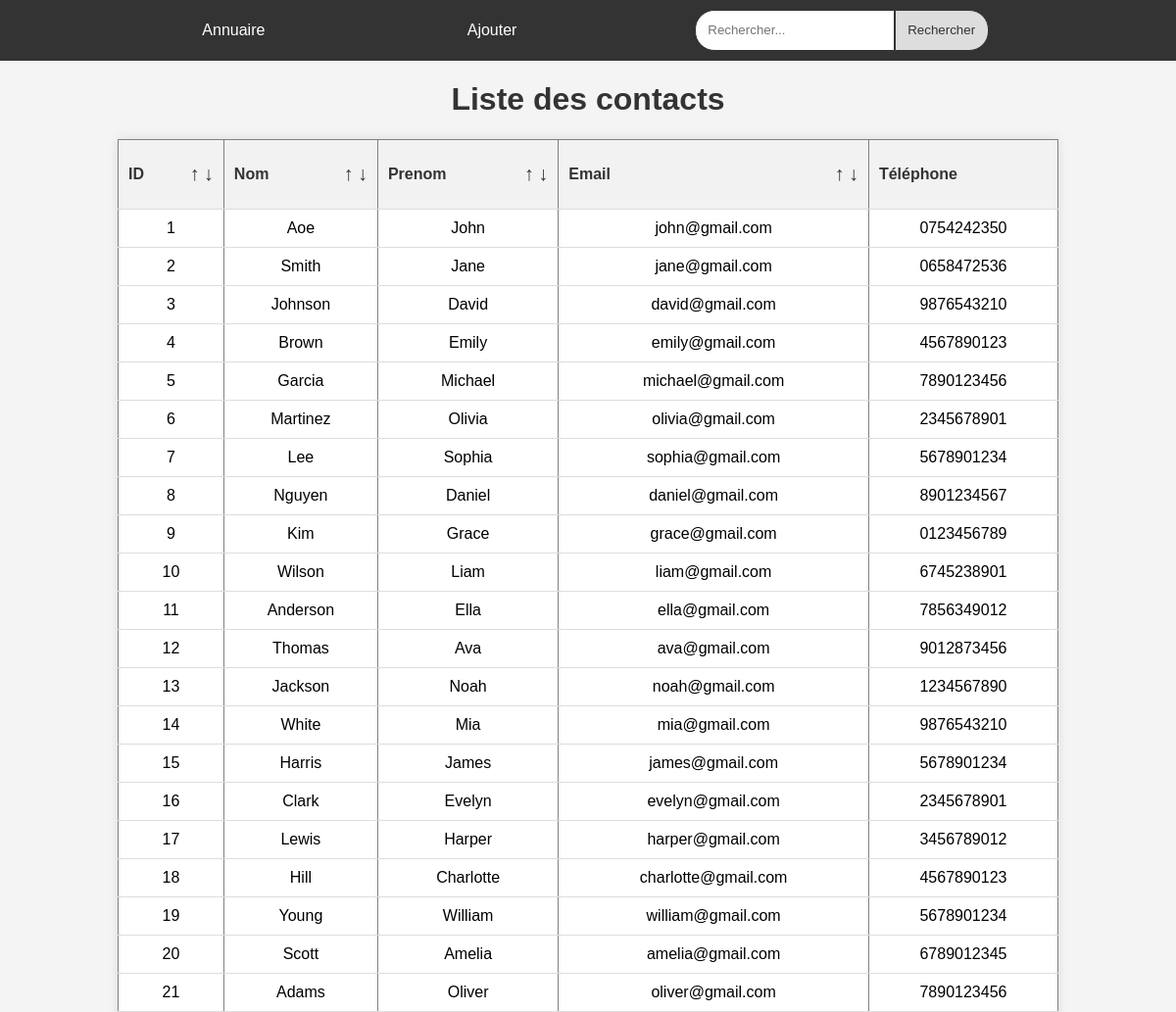
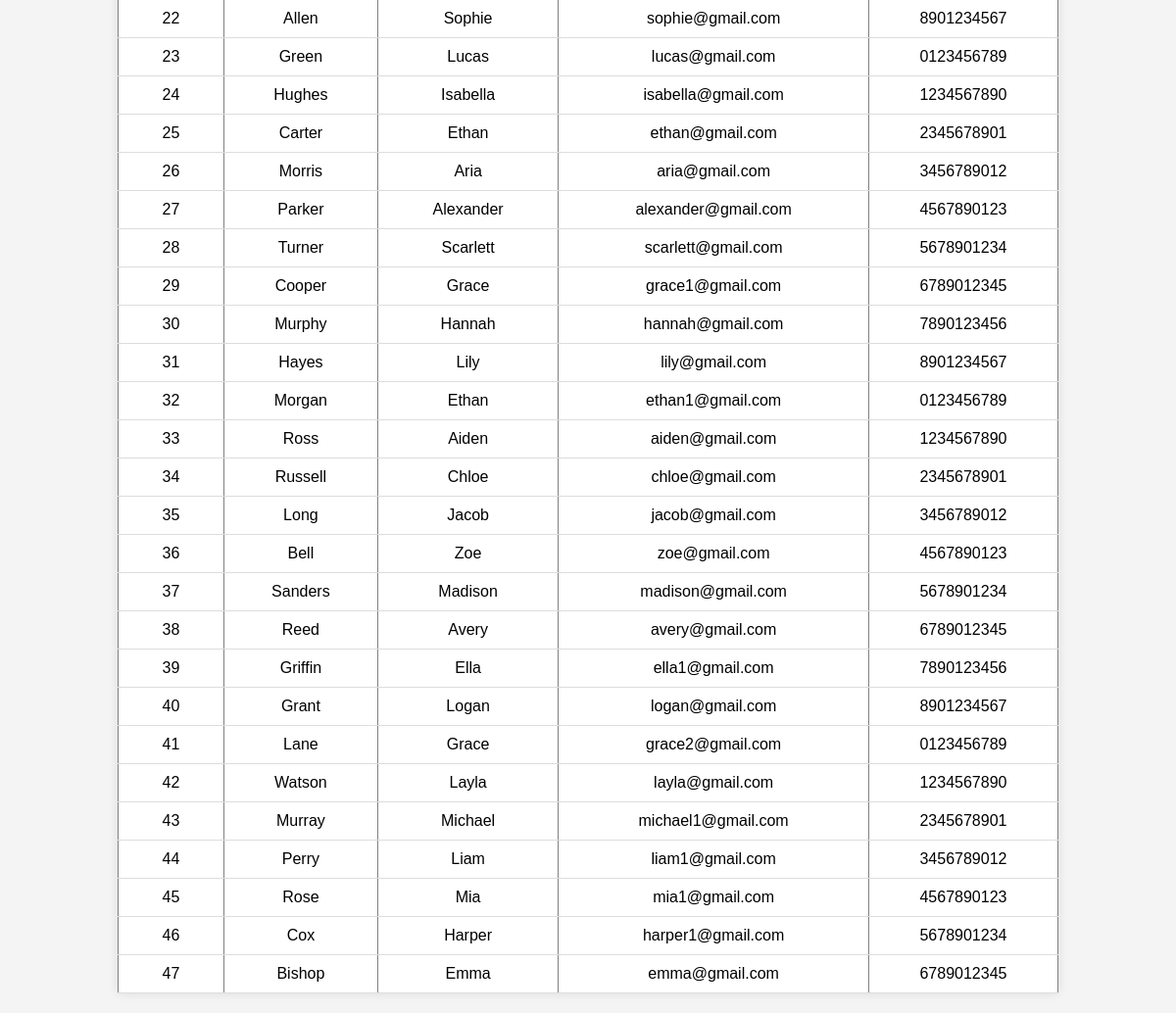
Before: / with the older database file (2 pictures, top to bottom).
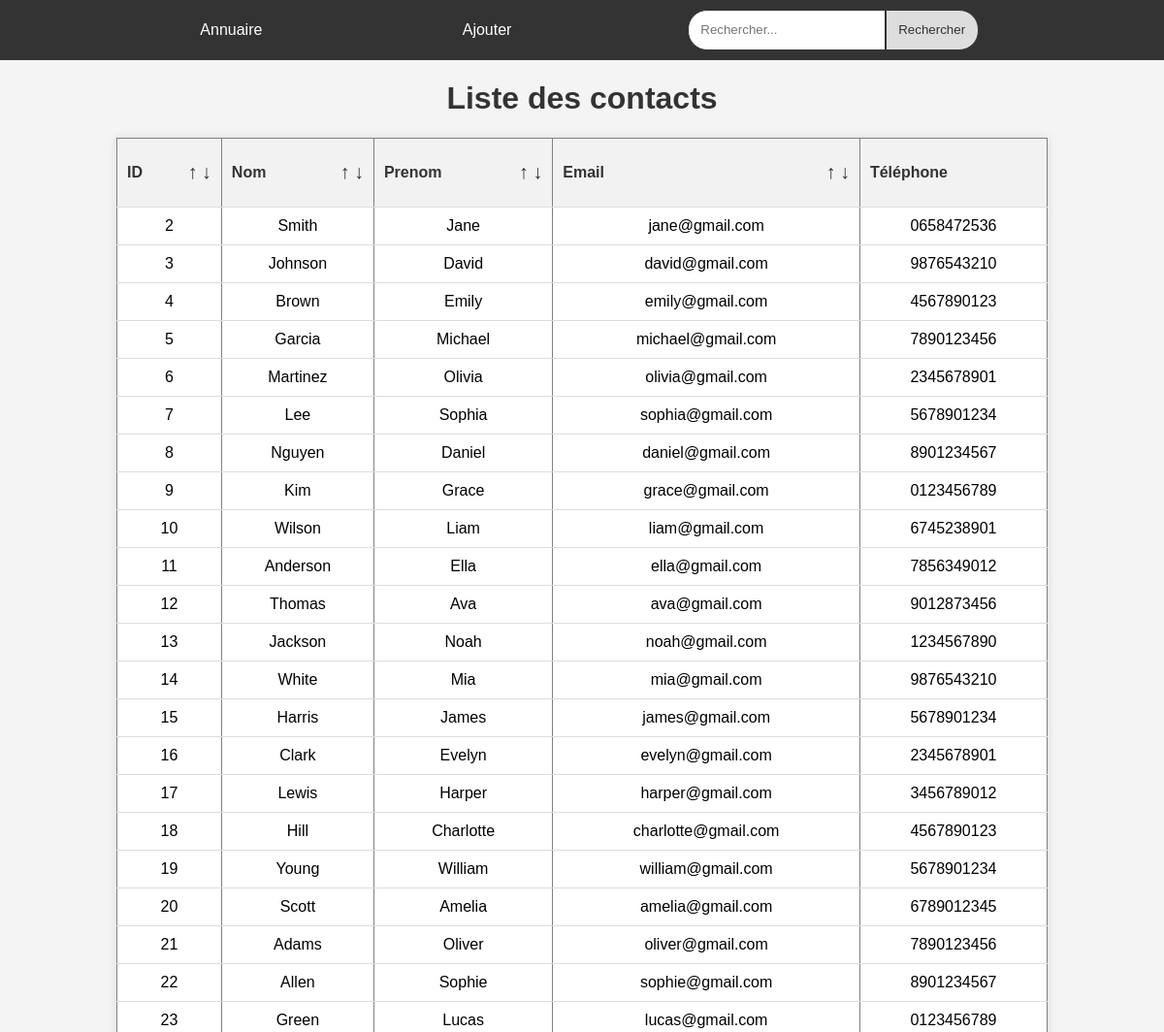
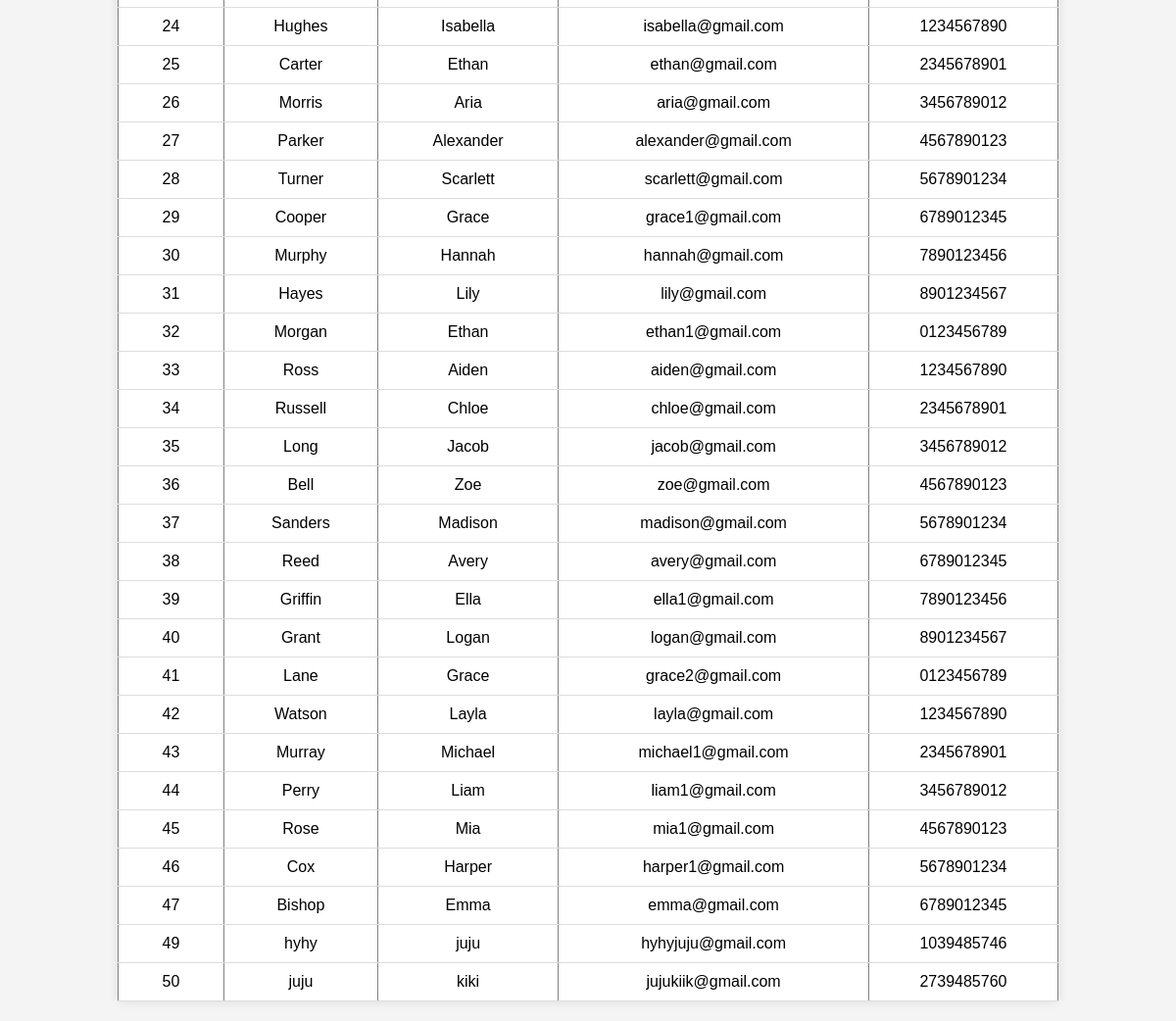
After: the same page with the newer database file (2 pictures, top to bottom).
### tables this page shows
CREATE TABLE contacts (
            id INTEGER PRIMARY KEY AUTOINCREMENT,
            nom TEXT,
            prenom TEXT,
            email TEXT,
            telephone TEXT
        );

### app.py (the view)
@app.route('/', methods=['GET', 'POST'])
def index():
    conn = connect_to_database() # Établissement de la connexion à la base de données
    cursor = conn.cursor() # Création d'un objet cursor pour exécuter des requêtes SQL
    cursor.execute('SELECT * FROM contacts')  # Récupération de tous les contacts de la table "contacts"
    contacts = cursor.fetchall() # Récupération des résultats
    conn.close() # Fermeture de la connexion à la base de données
    return render_template('annuaire.html', entries=contacts) # Affichage des contacts sur la page web

### app.py (called while the page is built)
def connect_to_database(): # connexion à la base de données
    conn = sqlite3.connect('../Projet_Python/carnet_adresses.db')
    cursor = conn.cursor() # Création d'un objet cursor pour exécuter des requêtes SQL
    cursor.execute('''
        CREATE TABLE IF NOT EXISTS contacts (
            id INTEGER PRIMARY KEY AUTOINCREMENT,
            nom TEXT,
            prenom TEXT,
            email TEXT,
            telephone TEXT
        )
    ''') # Création d'une table "contacts" si elle n'existe pas
    conn.commit() # Enregistrement des modifications
    return conn # Retourne l'objet de connexion à la base de données

### templates/annuaire.html (shortened to what this page needs)
<!DOCTYPE html>
<html>
  <head>
    <link
      rel="stylesheet"
      href="{{ url_for('static', filename='annuaire.css') }}"
    />
  </head>
  <body>
    <nav>
      <ul class="menu">
        <li><a href="/">Annuaire</a></li>
        <li><a href="{{ url_for('ajouter_contact') }}">Ajouter</a></li>
        <li>
          <form action="{{ url_for('rechercher_contact') }}" method="GET">
            <input type="text" name="search" placeholder="Rechercher..." />
            <input type="submit" value="Rechercher" />
          </form>
        </li>
      </ul>
    </nav>
    <h1>Liste des contacts</h1>
    <table border="1">
      <thead>
        <tr>
          <th>
            <div class="trie-contact">
              <p>ID</p>
              <div class="trie">
                <a href="{{ url_for('tri_contacts', champ='id',sens='asc') }}"
                  >↑</a
                >
                <a href="{{ url_for('tri_contacts', champ='id',sens='desc') }}"
                  >↓</a
                >
              </div>
            </div>
          </th>
          <th>
            <div class="trie-contact">
              <p>Nom</p>
              <div class="trie">
                <a href="{{ url_for('tri_contacts', champ='nom',sens='asc') }}"
                  >↑</a
                >
                <a href="{{ url_for('tri_contacts', champ='nom',sens='desc') }}"
                  >↓</a
                >
              </div>
            </div>
          </th>
          <th>
            <div class="trie-contact">
              <p>Prenom</p>
              <div class="trie">
                <a
                  href="{{ url_for('tri_contacts', champ='prenom',sens='asc') }}"
                  >↑</a
                >
                <a
                  href="{{ url_for('tri_contacts', champ='prenom',sens='desc') }}"
                  >↓</a
                >
              </div>
            </div>
          </th>
          <th>
            <div class="trie-contact">
              <p>Email</p>
              <div class="trie">
                <a
                  href="{{ url_for('tri_contacts', champ='email',sens='asc') }}"
                  >↑</a
                >
                <a
                  href="{{ url_for('tri_contacts', champ='email',sens='desc') }}"
                  >↓</a
                >
              </div>
            </div>
          </th>
          <th>Téléphone</th>
        </tr>
      </thead>
      <tbody>
        {% for contact in entries %}
        <tr
          onclick="window.location.href='{{ url_for('contact_details', contact_id=contact[0]) }}';"
          class="invisible-link"
        >
          <td>{{ contact[0] }}</td>
          <td>{{ contact[1] }}</td>
          <td>{{ contact[2] }}</td>
          <td>{{ contact[3] }}</td>
          <td>{{ contact[4] }}</td>
        </tr>
        {% endfor %}
      </tbody>
    </table>
  </body>
</html>

### static/annuaire.css (style rules this page uses)
body { font-family: Arial, sans-serif; background-color: #f4f4f4; margin: 0; padding: 0; }
h1 { text-align: center; color: #333; }
table { width: 80%; margin: 20px auto; border-collapse: collapse; box-shadow: 0 0 10px rgba(0, 0, 0, 0.1); background-color: #fff; }
th, td { padding: 10px; border-bottom: 1px solid #ddd; text-align: left; }
th { background-color: #f2f2f2; color: #333; }
.trie-contact { display: flex; align-items: center; justify-content: space-between; }
.trie a { text-decoration: none; color: #333; cursor: pointer; font-size: 20px; }
tbody tr td { text-align: center; }
nav { background-color: #333; }
.menu { list-style-type: none; margin: 0; padding: 10px; display: flex; justify-content: space-evenly; align-items: center; }
.menu li { display: inline; margin-right: 10px; }
.menu li a { color: white; text-decoration: none; }
form { display: flex; align-items: center; justify-content: center; }
input[type="text"] { padding: 5%; border: #333 1px solid; border-bottom-left-radius: 20px; border-top-left-radius: 20px; }
input[type="submit"] { color: #333; background-color: #ddd; border: #333 1px solid; padding: 5%; border-bottom-right-radius: 20px; border-top-right-radius: 20px; cursor: pointer; }

Changed rows visible on the page:
removed contacts: id "1", nom "Aoe", prenom "John", email "john@gmail.com", telephone "0754242350"
added contacts: id "49", nom "hyhy", prenom "juju", email "hyhyjuju@gmail.com", telephone "1039485746"
added contacts: id "50", nom "juju", prenom "kiki", email "jujukiik@gmail.com", telephone "2739485760"
